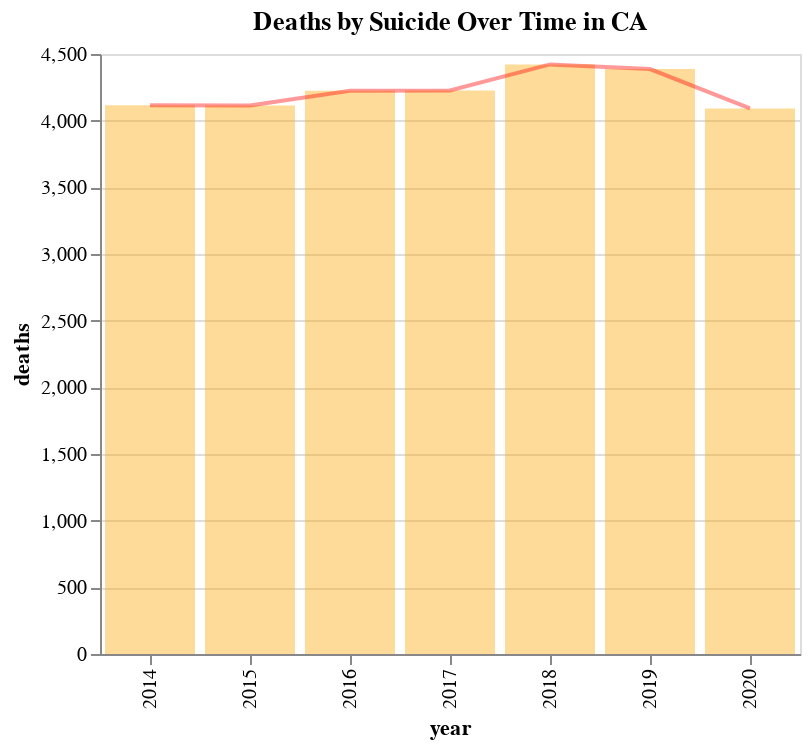

The code cell stored with this chart in its notebook:
### Code cell
source = total_deaths_suicide_year

bar = alt.Chart(source).mark_bar().encode(
    x='year:O',
    y='deaths:Q'
)

line = alt.Chart(source).mark_line(color='red').transform_window(
    # The field to average
    rolling_mean='mean(deaths)',
    # The number of values before and after the current value to include.
    frame=[-9, 0]
).encode(
    x='year:O',
    y='deaths:Q'
)

(bar + line).properties(width=350, title='Deaths by Suicide Over Time in CA'
).configure_mark(
    opacity=0.4,
    color='orange'
)

### Figure 1 — Vega-Lite specification as saved in the notebook (floating-point values rounded to 4 significant figures)
{"config": {"view": {"continuousWidth": 400, "continuousHeight": 300}, "mark": {"color": "orange", "opacity": 0.4}}, "layer": [{"mark": "bar", "encoding": {"x": {"field": "year", "type": "ordinal"}, "y": {"field": "deaths", "type": "quantitative"}}}, {"mark": {"type": "line", "color": "red"}, "encoding": {"x": {"field": "year", "type": "ordinal"}, "y": {"field": "deaths", "type": "quantitative"}}, "transform": [{"window": [{"op": "mean", "field": "deaths", "as": "rolling_mean"}], "frame": [-9, 0]}]}], "data": {"name": "data-c64bc0238d35ee7f721b72604958fd0c"}, "title": "Deaths by Suicide Over Time in CA", "width": 350, "$schema": "https://vega.github.io/schema/vega-lite/v4.17.0.json", "datasets": {"data-c64bc0238d35ee7f721b72604958fd0c": [{"year": 2014, "deaths": 4116.0}, {"year": 2015, "deaths": 4113.0}, {"year": 2016, "deaths": 4224.0}, {"year": 2017, "deaths": 4227.0}, {"year": 2018, "deaths": 4422.0}, {"year": 2019, "deaths": 4387.0}, {"year": 2020, "deaths": 4092.0}]}}
